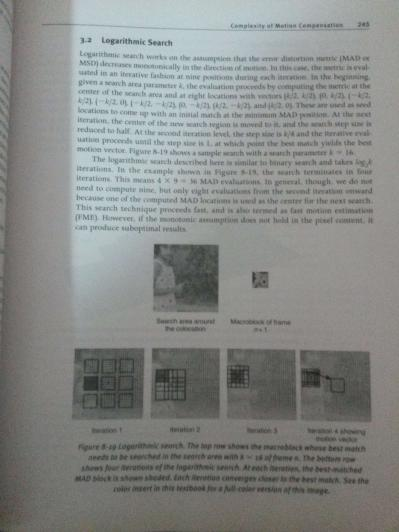
#> input picture Document.jpg, 399 x 532 px, given in place of image072.png, which was not available
$ python DichotomicSearch.py
#> lines starting #> are read from the running program, lines starting #| are printed output that depends on the picture; after the words box and inside, x2 and y2 are one past the last pixel; in counts of white or black regions, pixels touching at a corner belong together; long printed decimals are rounded; pictures that were not available may be replaced by others from this repository, and a replacement may not be noted
import random
import sys
from itertools import product

from PIL import Image
import cv2
import numpy as np
from math import inf
import time

# --- GLOBAL DECLARATIONS ---

BOXSIZE = 16
green = (0, 255, 0)
red = (0, 0, 255)

img72 = cv2.imread('Images/image072.png')
#> img72 is the input picture: shape (532, 399, 3); mean B, G, R 134.9, 137, 134.3
img92 = cv2.imread('Images/image092.png')
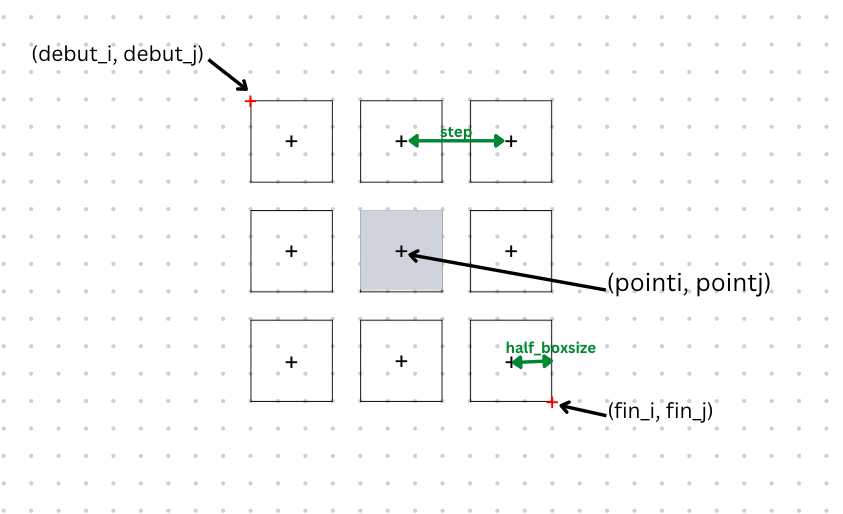
#> input picture Capture_decran_2023-01-01_a_02.11.57.png, 843 x 514 px, given in place of image092.png, which was not available
#> img92 is the input picture: shape (514, 843, 3); mean B, G, R 249.8, 249.8, 249.2

grayImg72 = cv2.cvtColor(img72, cv2.COLOR_RGB2YCrCb)[:, :, 0]
grayImg92 = cv2.cvtColor(img92, cv2.COLOR_RGB2YCrCb)[:, :, 0]


# [12 lines of commented-out code are left out]


img72padding = cv2.imread('ImagesDichotomic/image072Padding.png')
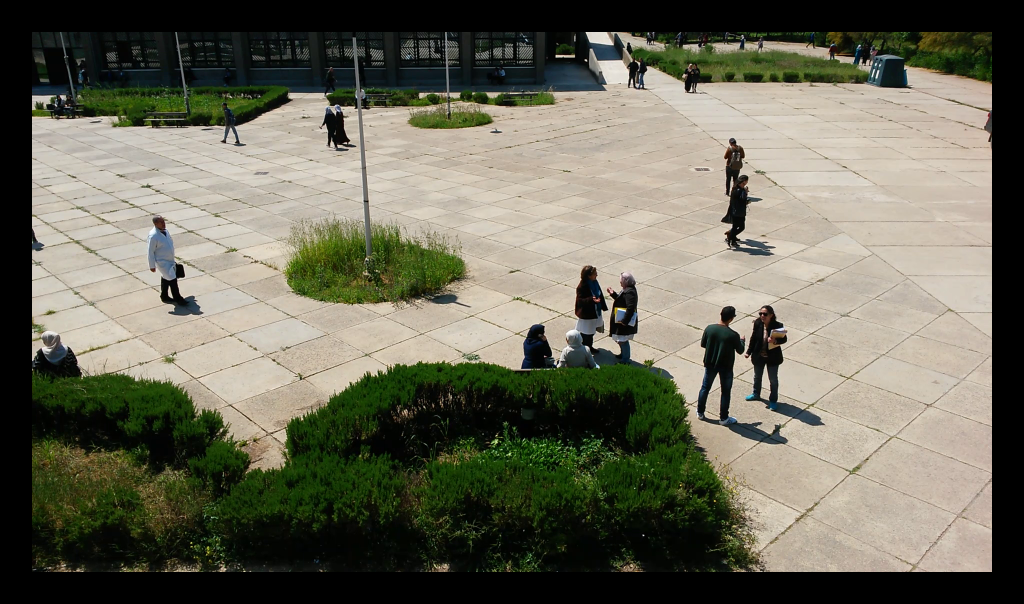
#> input picture ImagesDichotomic/image072Padding.png, 2048 x 1208 px (shown at 1/2 size)
#> img72padding is the input picture: shape (1208, 2048, 3); mean B, G, R 90.2, 106, 107.4
newGrayImg72 = cv2.cvtColor(img72padding, cv2.COLOR_RGB2YCrCb)[:, :, 0]
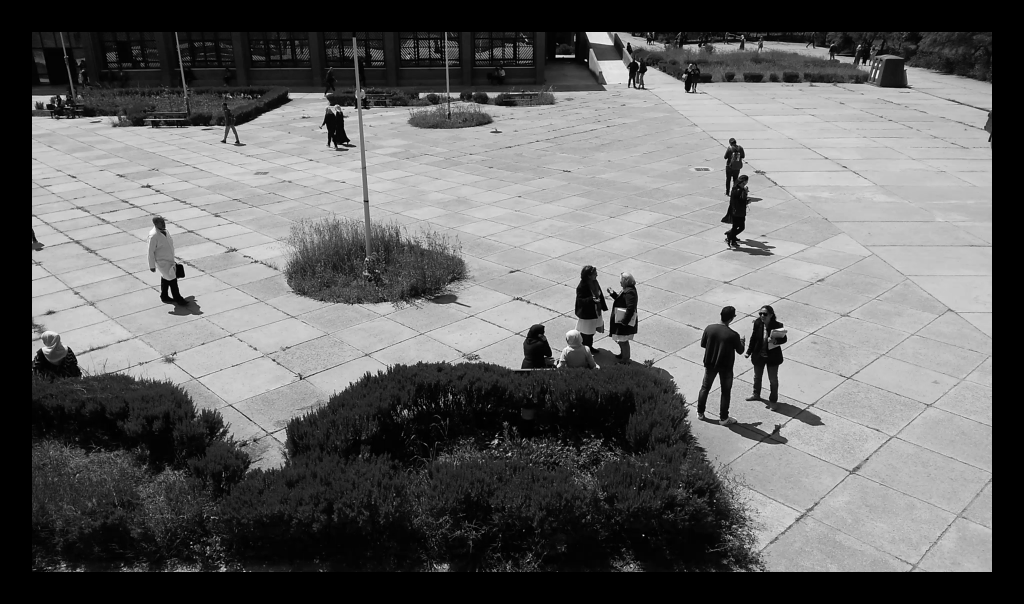
#> newGrayImg72: shape (1208, 2048) (shown at 1/2 size); min 0, max 255, mean 101.5
height, width, channels = img92.shape
#> height = 514; width = 843; channels = 3


# --- CREATING THE NEW IMAGE EMPTY ---
newImg = np.zeros((height, width), dtype=np.uint8)


# --- FUNCTIONS ---
def MSE(bloc1, bloc2):
    block1, block2 = np.array(bloc1), np.array(bloc2)
    return np.square(np.subtract(block1, block2)).mean()


def dichotomicSearch(bloc, pointi, pointj):
    global y, x, bloc72
    stepToVosin = 32
    debut_i = pointi + 64
    debut_j = pointj + 64
    minmse = inf

    '''(debut_i, debut_j) is the top left point of the 9 blocks '''

    while stepToVosin >= 1:
        fin = stepToVosin * 2 + BOXSIZE
        for p in product([debut_i - stepToVosin, debut_i, debut_i + stepToVosin],
                         [debut_j - stepToVosin, debut_j, debut_j + stepToVosin]):
            # Cropping the bloc from the 072image
            px, py = int(p[0] - 8), int(p[1] - 8)
            bloc72 = newGrayImg72[px:px + BOXSIZE, py:py + BOXSIZE]
            # Calculating the MSE between the two blocks
            loss = MSE(bloc, bloc72)
            if loss < minmse:
                minmse = loss
                x, y = p
        stepToVosin = int(stepToVosin / 2)
        # We continue from the block with the smallest MSE between the 9 blocks after every step
        # So the affectation of (x,y) into (debut_i, debut_j) is required
        debut_i = x
        debut_j = y

    # We return the coordinates of the last block ( when step == 1 )
    return x, y, minmse, bloc72


def main():
    for i in range(0, height - BOXSIZE, BOXSIZE):  # HEIGHT
        for j in range(0, width - BOXSIZE, BOXSIZE):  # WIDTH
            # Cropping the bloc from the 092image
            bloc92 = grayImg92[i:i + BOXSIZE, j:j + BOXSIZE]
            # Applying the function
            x, y, minmse, bloc = dichotomicSearch(bloc92, i + 8, j + 8)  # +8 for the center of the bloc
            x -= 72
            y -= 72
            # Checking the MSE value
            if minmse > 50:
                # The resédu
                blocRes = bloc92 - bloc
                # We add our resédu-bloc to our EMPTY IMAGE
                newImg[i:i + BOXSIZE, j:j + BOXSIZE] = blocRes
                # Generating colors and draw rectangles on the two images
                cv2.rectangle(img92, (j, i),
                              (j + BOXSIZE, i + BOXSIZE), red, 2)
                cv2.rectangle(img72, (y, x),
                              (y + BOXSIZE, x + BOXSIZE), green, 2)
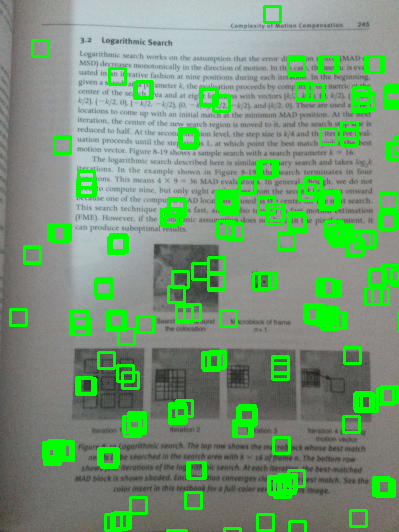
#> img72: shape (532, 399, 3); 12.02% of pixels changed, all inside (x1, y1, x2, y2) = (9, 5, 399, 532)
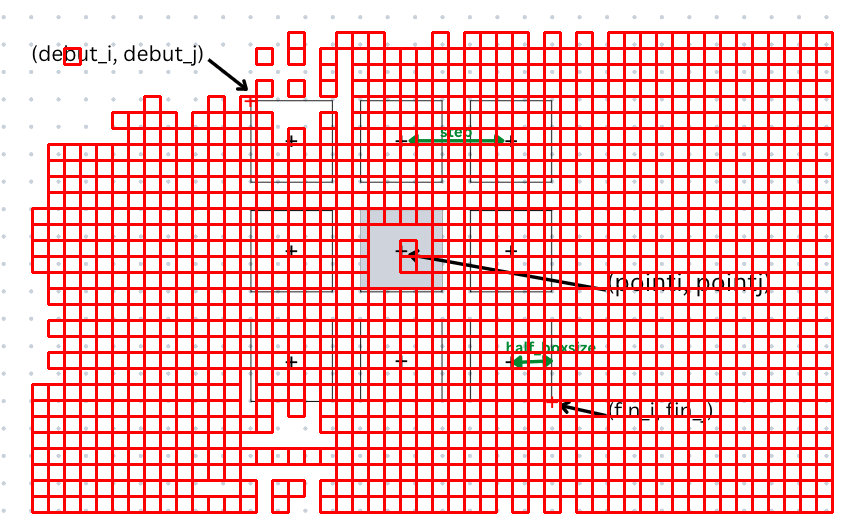
#> img92: shape (514, 843, 3); mean B, G, R 179, 178.9, 250.9
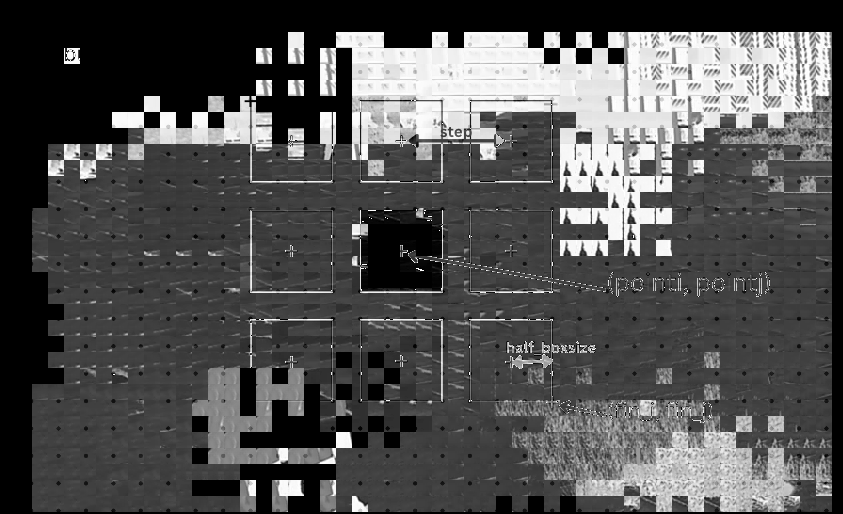
#> newImg: shape (514, 843); min 0, max 255, mean 81.2


# --- MAIN PROGRAM ---

if __name__ == '__main__':
    start_time = time.time()
    print('processing...')
    main()
    print('processing finished.')
    time = time.time() - start_time
    print(f"{time} seconds")
#| 5.573 seconds
    # Converting the MATRIX of THE EMPTY IMAGE into an Image
    imgResu = Image.fromarray(newImg)
    # Saving the results
    imgResu.save('ImagesDichotomic/imageResuDichotomic.png')

    cv2.imwrite('ImagesDichotomic/image072withGreenRect.png', img72)  # u can use just cv2.show()
    cv2.imwrite('ImagesDichotomic/image092withRedRect.png', img92)
    sys.exit()
#> (the program exits here)
